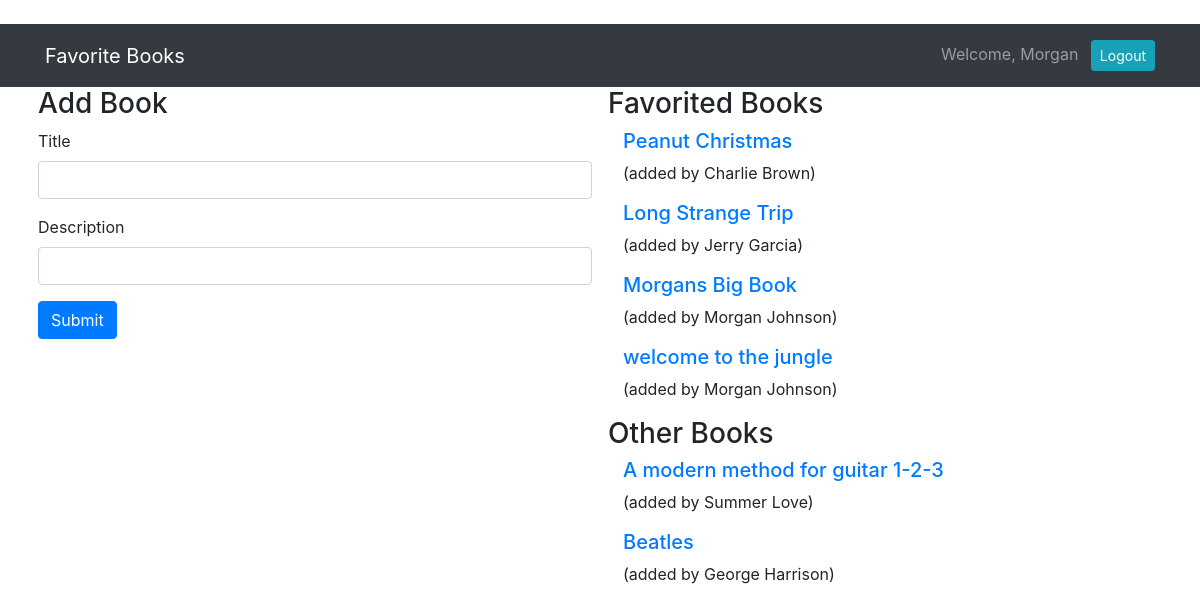
The page /books (signed in) on the database its author committed.
### book_app/models.py (models this page shows)
class User(models.Model):
    first_name = models.CharField(max_length=255)
    last_name = models.CharField(max_length=255)
    email = models.EmailField(max_length=255)
    password = models.CharField(max_length=255)
    created_at = models.DateField(auto_now_add=True)
    updated_at = models.DateField(auto_now=True)
    objects = UserManager()

class Book(models.Model):
    title = models.CharField(max_length=255)
    description = models.CharField(max_length=255)
    creator = models.ForeignKey(User, related_name="has_created_books", on_delete=models.CASCADE)
    favorited_by = models.ManyToManyField(User, related_name="favorited_books")
    created_at = models.DateField(auto_now_add=True)
    updated_at = models.DateField(auto_now=True)
    objects = BookManager()

### book_app/views.py (the view)
# urls.py: path("books", views.show_all),
def show_all(request):
    if "user_id" not in request.session:
        return redirect('/')
    else:
        context = {
            'all_books': Book.objects.all(),
            'this_user': User.objects.get(id=request.session['user_id'])
        }
        return render(request, 'show_all.html', context)

### book_app/templates/show_all.html (shortened to what this page needs)
<!DOCTYPE html>
<html lang="en">
<head>
    {% load static %}
    <link rel="stylesheet" href="{% static 'css/style.css' %}">
    <link rel="stylesheet" href="https://stackpath.bootstrapcdn.com/bootstrap/4.3.1/css/bootstrap.min.css"
>
</head>
<body>
    <nav class="navbar navbar-expand-lg navbar-dark bg-dark">
        <div class="container">
            <a class="navbar-brand" href="/books">Favorite Books</a>
            <div class="collapse navbar-collapse" id="navbarText">
                <span class="navbar-text">
                    Welcome, {{request.session.greeting}} </a> <a href="/logout" role="button"
                        class="btn btn-sm btn-info ml-2 text-white">Logout</a>
                </span>
            </div>
        </div>
    </nav>
    <div class="container">
        <div class="row">
            <div class="col-6 px-2">
                <h3>Add Book</h3>
                <form action="/books/create" method="post">
                    <div class="form-group">
                        <label for="title">Title</label>
                        <input type="text" class="form-control" name="title">
                    </div>
                    <div class="form-group">
                        <label for="description">Description</label>
                        <input type="text" class="form-control" name="description">
                    </div>
                    <button type="submit" class="btn btn-primary">Submit</button>
                </form>
            </div>
            <div class="col-6 px-2">
                <h3>Favorited Books</h3>
                {% for book in all_books %}
                {% if this_user in book.favorited_by.all %}
                <div class="container">
                    <h5><a href="/books/{{book.id}}">{{book.title}}</a></h5>
                    <p>(added by {{book.creator.first_name}} {{book.creator.last_name}})</p>
                </div>
                {% endif %}
                {% endfor %}
                <h3>Other Books</h3>
                {% for book in all_books %}
                {% if this_user not in book.favorited_by.all %}
                <div class="container">
                    <h5><a href="/books/{{book.id}}">{{book.title}}</a></h5>
                    <p>(added by {{book.creator.first_name}} {{book.creator.last_name}})</p>
                </div>
                {% endif %}
                {% endfor %}
            </div>
        </div>
    </div>
</body>
</html>

### rows shown on the page
User: session.greeting "Morgan"
Book: title "Peanut Christmas", creator.first_name "Charlie", creator.last_name "Brown"
Book: title "Long Strange Trip", creator.first_name "Jerry", creator.last_name "Garcia"
Book: title "Morgans Big Book", creator.first_name "Morgan", creator.last_name "Johnson"
Book: title "welcome to the jungle", creator.first_name "Morgan", creator.last_name "Johnson"
Book: title "A modern method for guitar 1-2-3", creator.first_name "Summer", creator.last_name "Love"
Book: title "Beatles", creator.first_name "George", creator.last_name "Harrison"
